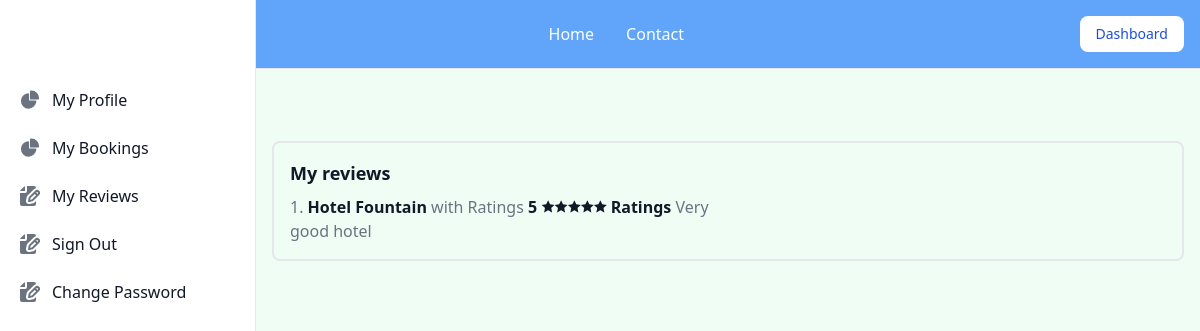
/dashboard/reviews (signed in), run on the app's committed database.
### home/models.py (models this page shows)
class User_Reviews(models.Model):
    hotel = models.ForeignKey(RoyalHotelModel, on_delete=models.CASCADE)
    user = models.ForeignKey(User, on_delete=models.CASCADE)
    review_text = models.CharField(max_length=200)
    rating = models.IntegerField(validators=[MaxValueValidator(5)])
    class Meta:
        verbose_name_plural = "Reviews"
        unique_together = ("hotel", "user")

class RoyalHotelModel(models.Model):
    name = models.CharField(max_length=50)
    address = models.TextField(max_length=60)
    description = models.TextField(max_length=200)
    photos = models.ImageField(upload_to="static/photos/", null=True, blank=True)
    reviews = models.ManyToManyField(User, through="User_Reviews")
    cost_per_day = models.DecimalField(
        max_digits=10, decimal_places=2, null=True, default=500
    )
    average_rating = models.IntegerField(default=0)
    class Meta:
        verbose_name_plural = "Royal Hotel's"
    def __str__(self) -> str:
        return self.name

### dashboard/views.py (the view)
# urls.py: path("reviews", my_reviews, name="my_reviews"),
@login_required(login_url="login")
def my_reviews(request):
    user = request.user
    reviews = User_Reviews.objects.filter(user=user)
    return render(request, "my_reviews.html", {"reviews": reviews})

### home/templatetags/my_filters.py (called while the page is built)
@register.filter(name="stars")
def stars(value):
    if value == 0:
        return "No reviews yet"
    star = f"{value} {'&#128970;' * value} Ratings"
    return mark_safe(star)

### templates/my_reviews.html
{% extends "dashboard.html" %}
{% load my_filters %}
{% block content %}
<h2 class="mb-2 text-lg font-semibold text-gray-900">My reviews</h2>
<ol class="max-w-md space-y-1 text-gray-500 list-decimal list-inside dark:text-gray-400">
    {% for review in reviews %}
    <li>
        <a href="{% url 'hotel_detail' review.hotel.id %}" class="font-semibold text-gray-900">{{review.hotel}}</a> with
        Ratings <span class="font-semibold text-gray-900">{{ review.rating|stars }}</span> {{review.review_text}}
    </li>
    {% endfor %}
</ol>
{% endblock content %}

### data on the page
User_Reviews: hotel "Hotel Fountain", rating|stars "5 🟊🟊🟊🟊🟊 Ratings", review_text "Very good hotel"
